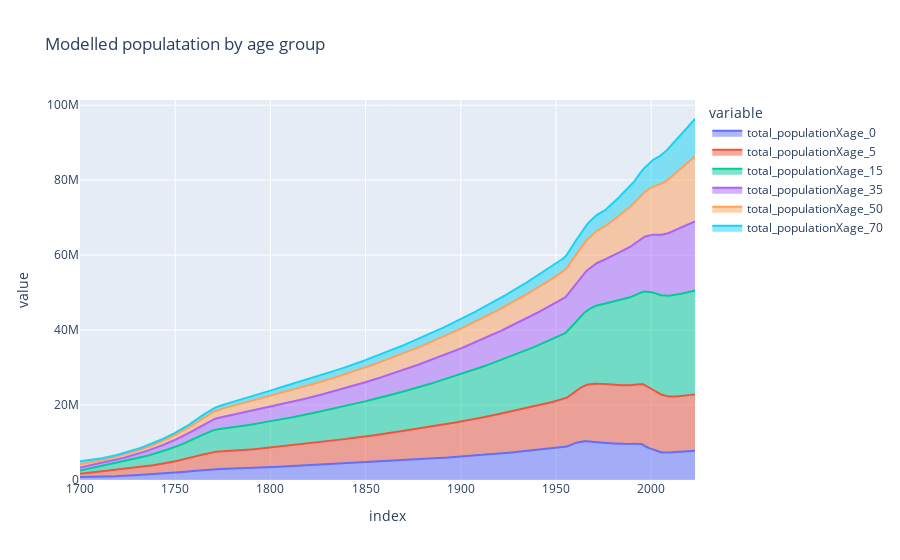

The code cell stored with this chart in its notebook:
### Code cell
derived_df_0[[f"total_populationXage_{i}" for i in age_strata]].plot(
    title="Modelled populatation by age group", kind="area"
)

### Figure 1 — Plotly figure (JSON) as saved in the notebook; plotly's stock layout.template omitted (floating-point values rounded to 4 significant figures; data arrays with more than 128 entries replaced by an {"elided": "..."} marker saying what was removed)
{"data": [{"fillpattern": {"shape": ""}, "hovertemplate": "variable=total_populationXage_0<br>index=%{x}<br>value=%{y}<extra></extra>", "legendgroup": "total_populationXage_0", "line": {"color": "#636efa"}, "marker": {"symbol": "circle"}, "mode": "lines", "name": "total_populationXage_0", "orientation": "v", "showlegend": true, "stackgroup": "1", "type": "scatter", "x": {"elided": "3231 float values"}, "xaxis": "x", "y": {"elided": "3231 float values"}, "yaxis": "y"}, {"fillpattern": {"shape": ""}, "hovertemplate": "variable=total_populationXage_5<br>index=%{x}<br>value=%{y}<extra></extra>", "legendgroup": "total_populationXage_5", "line": {"color": "#EF553B"}, "marker": {"symbol": "circle"}, "mode": "lines", "name": "total_populationXage_5", "orientation": "v", "showlegend": true, "stackgroup": "1", "type": "scatter", "x": {"elided": "3231 float values"}, "xaxis": "x", "y": {"elided": "3231 float values"}, "yaxis": "y"}, {"fillpattern": {"shape": ""}, "hovertemplate": "variable=total_populationXage_15<br>index=%{x}<br>value=%{y}<extra></extra>", "legendgroup": "total_populationXage_15", "line": {"color": "#00cc96"}, "marker": {"symbol": "circle"}, "mode": "lines", "name": "total_populationXage_15", "orientation": "v", "showlegend": true, "stackgroup": "1", "type": "scatter", "x": {"elided": "3231 float values"}, "xaxis": "x", "y": {"elided": "3231 float values"}, "yaxis": "y"}, {"fillpattern": {"shape": ""}, "hovertemplate": "variable=total_populationXage_35<br>index=%{x}<br>value=%{y}<extra></extra>", "legendgroup": "total_populationXage_35", "line": {"color": "#ab63fa"}, "marker": {"symbol": "circle"}, "mode": "lines", "name": "total_populationXage_35", "orientation": "v", "showlegend": true, "stackgroup": "1", "type": "scatter", "x": {"elided": "3231 float values"}, "xaxis": "x", "y": {"elided": "3231 float values"}, "yaxis": "y"}, {"fillpattern": {"shape": ""}, "hovertemplate": "variable=total_populationXage_50<br>index=%{x}<br>value=%{y}<extra></extra>", "legendgroup": "total_populationXage_50", "line": {"color": "#FFA15A"}, "marker": {"symbol": "circle"}, "mode": "lines", "name": "total_populationXage_50", "orientation": "v", "showlegend": true, "stackgroup": "1", "type": "scatter", "x": {"elided": "3231 float values"}, "xaxis": "x", "y": {"elided": "3231 float values"}, "yaxis": "y"}, {"fillpattern": {"shape": ""}, "hovertemplate": "variable=total_populationXage_70<br>index=%{x}<br>value=%{y}<extra></extra>", "legendgroup": "total_populationXage_70", "line": {"color": "#19d3f3"}, "marker": {"symbol": "circle"}, "mode": "lines", "name": "total_populationXage_70", "orientation": "v", "showlegend": true, "stackgroup": "1", "type": "scatter", "x": {"elided": "3231 float values"}, "xaxis": "x", "y": {"elided": "3231 float values"}, "yaxis": "y"}], "layout": {"legend": {"title": {"text": "variable"}, "tracegroupgap": 0}, "title": {"text": "Modelled populatation by age group"}, "xaxis": {"anchor": "y", "domain": [0, 1], "title": {"text": "index"}}, "yaxis": {"anchor": "x", "domain": [0, 1], "title": {"text": "value"}}}}
